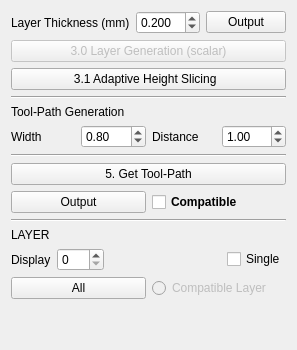
       <widget class="QWidget" name="tab_2">
        <attribute name="title">
         <string>Slicing_Toolpath</string>
        </attribute>
        <layout class="QVBoxLayout" name="verticalLayout_2">
         <item>
          <layout class="QHBoxLayout" name="horizontalLayout_3">
           <item>
            <widget class="QLabel" name="label_13">
             <property name="font">
              <font>
               <weight>50</weight>
               <bold>false</bold>
              </font>
             </property>
             <property name="text">
              <string>Layer Thickness (mm)</string>
             </property>
            </widget>
           </item>
           <item>
            <widget class="QDoubleSpinBox" name="doubleSpinBox_layerThickness">
             <property name="minimumSize">
              <size>
               <width>0</width>
               <height>0</height>
              </size>
             </property>
             <property name="font">
              <font>
               <weight>50</weight>
               <bold>false</bold>
              </font>
             </property>
             <property name="minimum">
              <double>0.010000000000000</double>
             </property>
             <property name="maximum">
              <double>10.000000000000000</double>
             </property>
             <property name="singleStep">
              <double>0.050000000000000</double>
             </property>
             <property name="decimals">
              <number>3</number>
             </property>
             <property name="value">
              <double>0.200000000000000</double>
             </property>
            </widget>
           </item>
           <item>
            <widget class="QPushButton" name="pushButton_outputIsoLayerSet">
             <property name="text">
              <string>Output</string>
             </property>
            </widget>
           </item>
          </layout>
         </item>
         <item>
          <widget class="QPushButton" name="pushButton_isoLayerGeneration">
           <property name="enabled">
            <bool>false</bool>
           </property>
           <property name="text">
            <string>3.0 Layer Generation (scalar)</string>
           </property>
          </widget>
         </item>
         <item>
          <widget class="QPushButton" name="pushButton_adaptiveHeightSlicing">
           <property name="enabled">
            <bool>true</bool>
           </property>
           <property name="text">
            <string>3.1 Adaptive Height Slicing  </string>
           </property>
          </widget>
         </item>
         <item>
          <widget class="Line" name="line_7">
           <property name="orientation">
            <enum>Qt::Horizontal</enum>
           </property>
          </widget>
         </item>
         <item>
          <widget class="QLabel" name="label_17">
           <property name="text">
            <string>Tool-Path Generation</string>
           </property>
          </widget>
         </item>
         <item>
          <layout class="QHBoxLayout" name="horizontalLayout_10">
           <item>
            <widget class="QLabel" name="label_22">
             <property name="font">
              <font>
               <weight>50</weight>
               <bold>false</bold>
              </font>
             </property>
             <property name="text">
              <string>Width</string>
             </property>
            </widget>
           </item>
           <item>
            <widget class="QDoubleSpinBox" name="doubleSpinBox_toolPathWidth">
             <property name="font">
              <font>
               <weight>50</weight>
               <bold>false</bold>
              </font>
             </property>
             <property name="singleStep">
              <double>0.100000000000000</double>
             </property>
             <property name="value">
              <double>0.800000000000000</double>
             </property>
            </widget>
           </item>
           <item>
            <widget class="QLabel" name="label_21">
             <property name="font">
              <font>
               <weight>50</weight>
               <bold>false</bold>
              </font>
             </property>
             <property name="text">
              <string>Distance</string>
             </property>
            </widget>
           </item>
           <item>
            <widget class="QDoubleSpinBox" name="doubleSpinBox_toolPathDistance">
             <property name="font">
              <font>
               <weight>50</weight>
               <bold>false</bold>
              </font>
             </property>
             <property name="value">
              <double>1.000000000000000</double>
             </property>
            </widget>
           </item>
          </layout>
         </item>
         <item>
          <widget class="Line" name="line_15">
           <property name="orientation">
            <enum>Qt::Horizontal</enum>
           </property>
          </widget>
         </item>
         <item>
          <widget class="QPushButton" name="pushButton_toolPathGeneration">
           <property name="text">
            <string>5. Get Tool-Path</string>
           </property>
          </widget>
         </item>
         <item>
          <layout class="QHBoxLayout" name="horizontalLayout_9">
           <item>
            <widget class="QPushButton" name="pushButton_outputToolpath">
             <property name="text">
              <string>Output</string>
             </property>
            </widget>
           </item>
           <item>
            <widget class="QCheckBox" name="checkBox_outputCompatiblewaypoint">
             <property name="font">
              <font>
               <pointsize>9</pointsize>
               <weight>75</weight>
               <bold>true</bold>
              </font>
             </property>
             <property name="text">
              <string>Compatible</string>
             </property>
            </widget>
           </item>
          </layout>
         </item>
         <item>
          <widget class="Line" name="line_5">
           <property name="orientation">
            <enum>Qt::Horizontal</enum>
           </property>
          </widget>
         </item>
         <item>
          <widget class="QLabel" name="label_9">
           <property name="text">
            <string>LAYER</string>
           </property>
          </widget>
         </item>
         <item>
          <layout class="QHBoxLayout" name="horizontalLayout_4">
           <item>
            <widget class="QLabel" name="label_12">
             <property name="font">
              <font>
               <weight>50</weight>
               <bold>false</bold>
              </font>
             </property>
             <property name="text">
              <string>Display</string>
             </property>
            </widget>
           </item>
           <item>
            <widget class="QSpinBox" name="spinBox_ShowLayerIndex">
             <property name="font">
              <font>
               <weight>50</weight>
               <bold>false</bold>
              </font>
             </property>
             <property name="maximum">
              <number>999</number>
             </property>
            </widget>
           </item>
           <item>
            <spacer name="horizontalSpacer_6">
             <property name="orientation">
              <enum>Qt::Horizontal</enum>
             </property>
             <property name="sizeHint" stdset="0">
              <size>
               <width>40</width>
               <height>20</height>
              </size>
             </property>
            </spacer>
           </item>
           <item>
            <widget class="QCheckBox" name="checkBox_EachLayerSwitch">
             <property name="font">
              <font>
               <weight>50</weight>
               <bold>false</bold>
              </font>
             </property>
             <property name="text">
              <string>Single</string>
             </property>
            </widget>
           </item>
          </layout>
         </item>
         <item>
          <layout class="QHBoxLayout" name="horizontalLayout_8">
           <item>
            <widget class="QPushButton" name="pushButton_ShowAllLayers">
             <property name="font">
              <font>
               <weight>50</weight>
               <bold>false</bold>
              </font>
             </property>
             <property name="text">
              <string>All</string>
             </property>
            </widget>
           </item>
           <item>
            <widget class="QRadioButton" name="radioButton_compatibleLayer">
             <property name="enabled">
              <bool>false</bool>
             </property>
             <property name="font">
              <font>
               <weight>50</weight>
               <bold>false</bold>
              </font>
             </property>
             <property name="text">
              <string>Compatible Layer</string>
             </property>
            </widget>
           </item>
          </layout>
         </item>
         <item>
          <spacer name="verticalSpacer_3">
           <property name="orientation">
            <enum>Qt::Vertical</enum>
           </property>
           <property name="sizeHint" stdset="0">
            <size>
             <width>20</width>
             <height>40</height>
            </size>
           </property>
          </spacer>
         </item>
        </layout>
       </widget>
